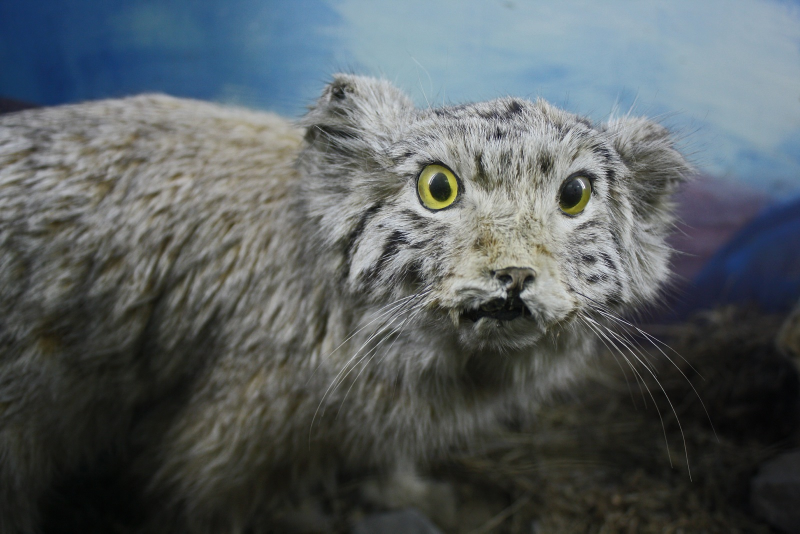
#> input picture source_1600/cat-like-readiness.jpg, 1600 x 1067 px (shown at 1/2 size)
$ python addcap.py
#> lines starting #> are read from the running program, lines starting #| are printed output that depends on the picture
from __future__ import print_function
import os, sys
from PIL import Image
from PIL import ImageFont
from PIL import ImageDraw
from PIL import ImageOps
import textwrap
import logging
import argparse

parser = argparse.ArgumentParser()
parser.add_argument('-i', '--img', help='Image to add a caption to.', default='source_1600/cat-like-readiness.jpg')
parser.add_argument('-sx','--startX', type=int, help='Starting X Coordinate for caption bubble.', default=900)
parser.add_argument('-sy','--startY', type=int, help='Starting Y Coordinate for caption bubble.', default=100)
parser.add_argument('-tw','--textWrapWidth', type=int, help='How many characters before a line wrap in the bubble?', default=40)
parser.add_argument('-fs','--fontSize', type=int, help='Font size', default=30)
parser.add_argument('-cc','--characterCount', type=int, help='Character count.  limited to 140 by default.', default=140)
parser.add_argument('-sc','--startingCorner', help='The corner that your start coordinates create.  Values are Values are UPPER_LEFT, LOWER_LEFT, LOWER_RIGHT, UPPER_RIGHT', default="LOWER_LEFT")
parser.add_argument('-ca','--calloutArrow', type=int, help='Which call out arrow do you want, starting at 11oclock, going counter clockwise.  Just put the number, like 6', default=6)
parser.add_argument('-f','--folder', help='If defined, create a folder and store addcap images there.  Otherwise defaults to current folder.', default='.')
parser.add_argument('-o','--outfile', help='The outfile prefix name.  Will append a number and JPG to the end.', default='addcap_out')
parser.add_argument('-qf','--quoteFile', help='A file with 1 quote per line.  Quotes should not exceed 140 characters.')
parser.add_argument('-q','--quote', nargs='+', help='One or more quotes in the form "This is a quote.", "This is another quote", "This is yet another quote". 	Individual quotes should not exceed 140 characters. ', default=["Very. . .Very. . .Try it!", "kick wall and talking?", "Sit in das cheyer?"])
args = parser.parse_args()

logging.basicConfig(format='%(asctime)s:%(levelname)s: %(message)s', level=logging.ERROR)

BACKGROUND = (255, 255, 255) #white
FOREGROUND = (0,0,0) #black
OUTLINE = FOREGROUND

FOLDER = str(args.folder)

try:
    os.makedirs(FOLDER)
    logging.debug('Checking if folder [%s] exists - if not, create it.', FOLDER )
except OSError as e:
    if not os.path.isdir(FOLDER):
        logging.error('Error %s: Folder [%s] did not exist or was not created.', e,  FOLDER )
        raise

INFILE_IMAGENAME = str(args.img)
OUTFILE_IMAGENAME = str(args.outfile)
OUTFILE_TYPE =".gif"
X_BUBBLE_START = args.startX
Y_BUBBLE_START = args.startY
BUBBLE_MAX_WIDTH = 900
BUBBLE_MAX_HEIGHT = 230

START_POINT_ON=str(args.startingCorner)
CALLOUT_ARROW = args.calloutArrow
'''
POSSIBLE CALLOUT ARROWS - backwards around the clock.

    ____
10) <
9) <---

8) <___


7) v---
6) -v-
5) --v

4) __>
3) -->
  ___
2)   >

1) --^
12) -^-
11) ^--
'''
#print(str(args.quote))
captions = args.quote

#CAPTION SPECIFIC VALUES
FONTFACE = "/opt/X11/share/fonts/TTF/VeraBd.ttf"
FONTSIZE = args.fontSize
MAXCAPTIONLENGTH = args.characterCount
CAPTIONWRAPWIDTH = args.textWrapWidth
CAPTIONWRAPLINEHEIGHT = FONTSIZE + 10
X_CAPTIONTEXTOFFSET = 25
Y_CAPTIONTEXTOFFSET = 25

# Set the font size/face to use.
try:
	font = ImageFont.truetype(FONTFACE, FONTSIZE)
	logging.debug('Font Face (size): %s (%s)', FONTFACE, FONTSIZE)
except (AttributeError, IOError):
	font = None


def drawCaptionBubble(draw, startX, startY, capWidth, capHeight, calloutArrow):
	upper_left = startX, startY
	lower_left = startX, startY+capHeight
	lower_right = startX+capWidth,startY+capHeight
	upper_right = startX+capWidth, startY
	#LEFT SIDE CALLOUTS
	if(calloutArrow == 10):
		ca_1_1 = startX, startY+10
		ca_1_2 = startX-15, startY+20
		ca_1_3 = startX, startY+30
	elif(calloutArrow == 9):
		ca_1_1 = startX, startY+(capHeight/2)-10
		ca_1_2 = startX-15, startY+(capHeight/2)
		ca_1_3 = startX, startY+(capHeight/2)+10
	elif(calloutArrow == 8):
		ca_1_1 = startX, startY+capHeight -30
		ca_1_2 = startX-15, startY+capHeight-20
		ca_1_3 = startX, startY+capHeight-10
	else:
		ca_1_1 = startX, startY
		ca_1_2 = startX, startY
		ca_1_3 = startX, startY
	#BOTTOM SIDE CALLOUTS
	if(calloutArrow == 7):
		ca_2_1 = startX+10, startY+capHeight
		ca_2_2 = startX+20, startY+capHeight+15
		ca_2_3 = startX+30, startY+capHeight
	elif(calloutArrow == 6):
		ca_2_1 = startX+(capWidth/2)-10, startY+capHeight
		ca_2_2 = startX+(capWidth/2), startY+capHeight+15
		ca_2_3 = startX+(capWidth/2)+10, startY+capHeight
	elif(calloutArrow == 5):
		ca_2_1 = startX+(capWidth)-30, startY+capHeight
		ca_2_2 = startX+(capWidth)-20, startY+capHeight+15
		ca_2_3 = startX+(capWidth)-10, startY+capHeight
	else:
		ca_2_1 = startX, startY+capHeight
		ca_2_2 = startX, startY+capHeight
		ca_2_3 =startX, startY+capHeight
	#RIGHT SIDE CALLOUTS
	if(calloutArrow == 4):
		ca_3_1 = startX+capWidth,startY+capHeight-10
		ca_3_2 = startX+capWidth+15, startY+capHeight-20
		ca_3_3 = startX+capWidth, startY+capHeight-30
	elif(calloutArrow == 3):
		ca_3_1 = startX+capWidth,startY+(capHeight/2)+10
		ca_3_2 = startX+capWidth+15, startY+(capHeight/2)
		ca_3_3 = startX+capWidth, startY+(capHeight/2)-10
	elif(calloutArrow == 2):
		ca_3_1 = startX+capWidth,startY+30
		ca_3_2 = startX+capWidth+15, startY+20
		ca_3_3 = startX+capWidth, startY+10
	else:
		ca_3_1 = startX+capWidth,startY+capHeight
		ca_3_2 = startX+capWidth,startY+capHeight
		ca_3_3 = startX+capWidth,startY+capHeight

	#TOP SIDE CALLOUTS
	if(calloutArrow == 1):
		ca_4_1 = startX+capWidth-10, startY
		ca_4_2 = startX+capWidth-20, startY-15
		ca_4_3 = startX+capWidth-30, startY
	elif(calloutArrow == 12):
		ca_4_1 = startX+(capWidth/2)+10, startY
		ca_4_2 = startX+(capWidth/2), startY-15
		ca_4_3 = startX+(capWidth/2)-10, startY
	elif(calloutArrow == 11):
		ca_4_1 = startX+30, startY
		ca_4_2 = startX+20, startY-15
		ca_4_3 = startX+10, startY
	else:
		ca_4_1 = startX, startY
		ca_4_2 = startX, startY
		ca_4_3 = startX, startY

	captionBubble = tuple(
						upper_left +
						ca_1_1 +
						ca_1_2 +
						ca_1_3 +
						lower_left +
						ca_2_1 +
						ca_2_2 +
						ca_2_3 +
						lower_right +
						ca_3_1 +
						ca_3_2 +
						ca_3_3 +
						upper_right +
						ca_4_1 +
						ca_4_2 +
						ca_4_3 +
						upper_left)
	#print("Printing this bubble: " + str(captionBubble))
	logging.debug('Printing this bubble: %s ', str(captionBubble))
	draw.polygon(captionBubble, fill=BACKGROUND, outline=OUTLINE)

def writeCaptionToImage(draw, caption, textStartX, textStartY):
	draw.text((textStartX, textStartY), caption, font = font, fill = FOREGROUND)
	#print("Printing text starting at: (" + str(textStartX) + ", " + str(textStartY) + ")" )
	logging.debug('Printing text starting at: (%s, %s) ', str(textStartX), str(textStartY))

i = 0;

for caption in captions:
# Open the file to draw on.
	try:
		x = Image.open(INFILE_IMAGENAME)
#> x is the input picture: PIL image 1600x1067 RGB; mean R, G, B 87.3, 94.3, 96.5
		draw = ImageDraw.Draw(x)
	except IOError as e:
		logging.error("Error %s: Unable to open %s", e, INFILE_IMAGENAME)
		break

	if(caption.__len__() > MAXCAPTIONLENGTH):
		logging.error('--------FAILED--------------')
		logging.debug(caption)
		logging.error('Length in characters: %s.  That is too long.  Exiting.', str(caption.__len__()))

		break
	else:
		logging.debug('----------------------')
		logging.debug('['+caption+']')
		logging.debug('Length in characters: %s', str(caption.__len__()))
		text_width, text_height = font.getsize((caption))
		logging.debug('TEXT Dimensions are:  %s pixels wide by %s pixels high.', str(text_width), str(text_height))
		#figure out how big to make the box starting from lower left.

		lines = textwrap.wrap(caption, width = CAPTIONWRAPWIDTH)
		longest_line = 0
		total_text_height = 0
		for line in lines:
			# Write the caption to the bubble (kindof.)
			text_width, text_height = font.getsize((line))
			logging.debug('LINE Dimensions are:  %s pixels wide by %s pixels high.', str(text_width), str(text_height))
			total_text_height += text_height+Y_CAPTIONTEXTOFFSET
			if(text_width > longest_line):
				longest_line = text_width

		if(START_POINT_ON == "LOWER_RIGHT"):
			sX = X_BUBBLE_START-(longest_line + (2*X_CAPTIONTEXTOFFSET))
			sY = Y_BUBBLE_START-(total_text_height + (Y_CAPTIONTEXTOFFSET))
			cW = longest_line + (2*X_CAPTIONTEXTOFFSET)
			cH = total_text_height + (Y_CAPTIONTEXTOFFSET)
			y_text = sY + Y_CAPTIONTEXTOFFSET
		elif(START_POINT_ON == "UPPER_RIGHT"):
			sX = X_BUBBLE_START-(longest_line + (2*X_CAPTIONTEXTOFFSET))
			sY = Y_BUBBLE_START+(total_text_height + (Y_CAPTIONTEXTOFFSET))
			cW = longest_line + (2*X_CAPTIONTEXTOFFSET)
			cH = total_text_height + (Y_CAPTIONTEXTOFFSET)
			y_text = sY + Y_CAPTIONTEXTOFFSET
		elif(START_POINT_ON == "UPPER_LEFT"):
			sX = X_BUBBLE_START
			sY = Y_BUBBLE_START
			cW = longest_line + (2*X_CAPTIONTEXTOFFSET)
			cH = total_text_height + (Y_CAPTIONTEXTOFFSET)
			y_text = sY + Y_CAPTIONTEXTOFFSET
		else: #If no value, or improper value, assume UPPER_LEFT
			sX = X_BUBBLE_START
			sY = Y_BUBBLE_START-(total_text_height + (Y_CAPTIONTEXTOFFSET))
			cW = longest_line + (2*X_CAPTIONTEXTOFFSET)
			cH = total_text_height + (Y_CAPTIONTEXTOFFSET)
			y_text = sY + Y_CAPTIONTEXTOFFSET

		# Draw the caption bubble to fill in.
		drawCaptionBubble(draw, sX, sY, cW, cH, CALLOUT_ARROW)
		logging.debug('Bubble size in pixels:  %s pixels wide by %s pixels high.', str(cW), str(cH))

		for line in lines:
			# Write the caption to the bubble (kindof.)
			writeCaptionToImage(draw, line, sX+X_CAPTIONTEXTOFFSET, y_text)
			y_text += text_height+15
			# Save the picture out.
			try:
				logging.debug("Attempting to save %s to %s folder.", OUTFILE_IMAGENAME, FOLDER)
				x.save(FOLDER+"/"+OUTFILE_IMAGENAME+str(i)+OUTFILE_TYPE)
			except IOError as e:
				logging.error("Error %s: Unable to save %s to %s folder.  Aborting the process and calling my mommy.", e, OUTFILE_IMAGENAME, FOLDER)
#> this loop made 1 pass
#> pass 1, `x.save(FOLDER+"/"+OUTFILE_IMAGENAME+str(i)+OUTFILE_TYPE)`:
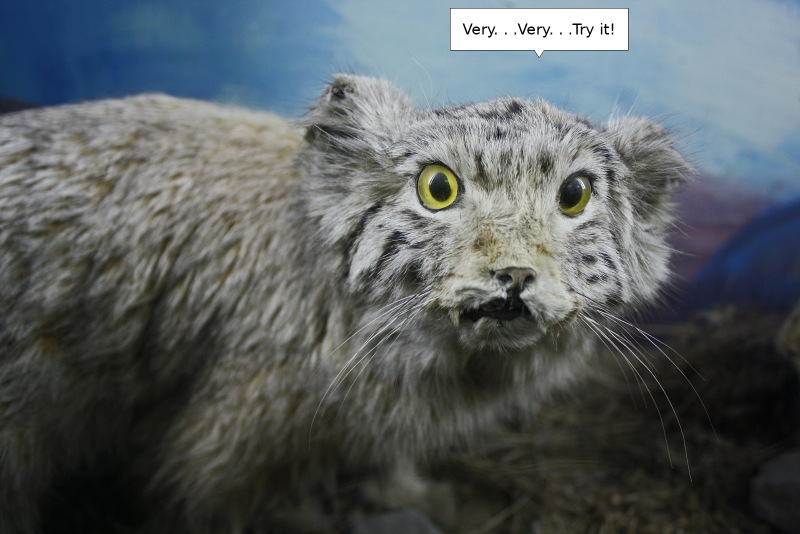
#> saved as addcap_out0.gif: PIL image 1600x1067 RGB (shown at 1/2 size); mean R, G, B 88.8, 95.3, 97.3
#> after the loop, y_text = 90

		logging.debug('Text size in pixels (wrapped): %s pixels wide by %s pixels high.', str(longest_line), str(total_text_height))

	i+=1;
